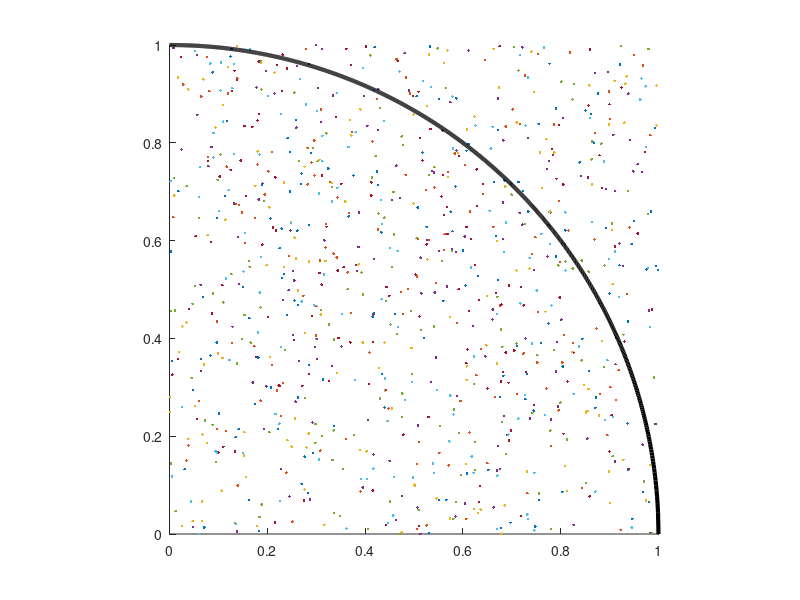

This chart was generated by the following MATLAB code: (Note: a time limit stopped this script after it produced the figure.)
figure
hold on
axis equal
axis([0 1 0 1]);
in_circule = 0;
max_iteration = 100000;
pi_estimation = zeros(1, max_iteration);
i = 1;
var_ter = 10^-10;
while true
    if i > max_iteration
        break
    end
    x = [rand(1), rand(1)];
    plot(x(1), x(2), '.')
    if sqrt(sum(x.^2)) < 1
        in_circule = in_circule + 1;
    end
    if i == 1000
        plot(linspace(0, 1, 1000), sqrt(1-(linspace(0, 1, 1000)).^2), 'k',...
    'LineWidth',3)
        print('../../Figure/Bonus/mont_1000', '-depsc');
    end
    if i == 10000
        plot(linspace(0, 1, 1000), sqrt(1-(linspace(0, 1, 1000)).^2), 'k',...
    'LineWidth',3)
        print('../../Figure/Bonus/mont_10000', '-depsc');
    end
    pi_estimation(i) = in_circule * 4 / i;
    if i > 100
        if var(pi_estimation(i-10:i)) < var_ter
            break;
        end
    end
    i = i + 1;
end
plot(linspace(0, 1, 1000), sqrt(1-(linspace(0, 1, 1000)).^2), 'k',...
    'LineWidth',3)
print(append('../../Figure/Bonus/mont', string(var_ter)), '-depsc');
pi_mont_final = in_circule * 4 / i;
save(append('var', string(var_ter*10^10), 'data'), "pi_mont_final")
